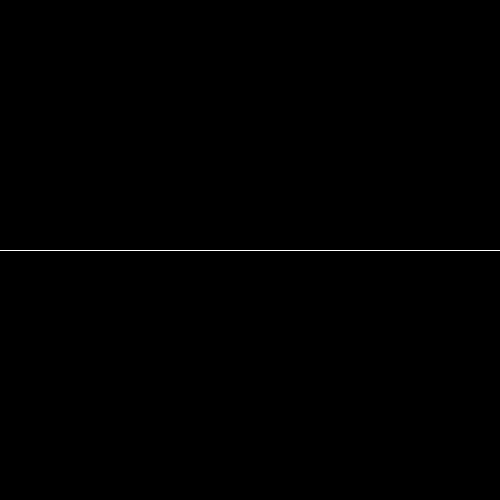
Frame 1 (no input)
Frame 60 (the mouse pressed at the canvas centre just before this capture): identical to frame 1, image omitted
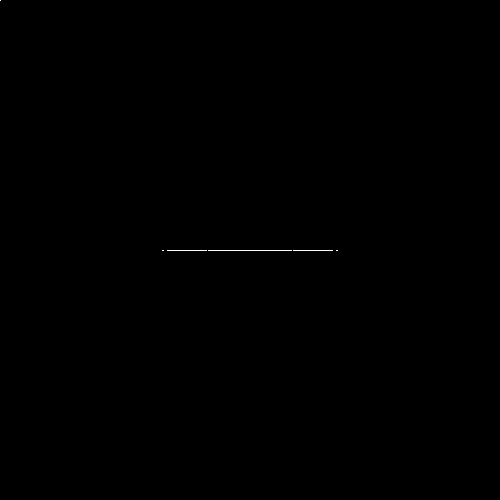
Frame 120 (the mouse held since frame 60 and released just before this capture)

The Processing sketch that drew these frames (run headless with seeded random() and noise(); from frame 60 on, the mouse is pressed at the canvas centre):

// Processing sketch: FlexiLine_Now
// ── FlexiLine_Now.pde
float[] x;
float[] y;
float[] dx;
float[] dy;
int num = 50000;
int a;
float ang;
float pow = 1;
//static final int sWidth = 500,
//sHeight = 500;, inset = 100;
//PGraphics colorArray;

static final color white = 0xFFFFFFFF, black = 0xFF000000;
//color c0 = color(255, 255, 255), c1 = color(0, 0, 0), cCurrent = c0;
//float lerp = 0;

//void initColorArray() {
//  
//}

void setup() {
//  size(sWidth, sHeight+inset);
  size(500, 500);
//  initColorArray();
  x = new float[num];
  y = new float[num];
  dx = new float[num];
  dy = new float[num];
  reset();
}

void reset() {
  for( a = 0 ; a < num; a++) {
    x[a] = a*float(width)/num;
    y[a] = height/2;
  }
  for(a = 0 ;a < num; a++) {
    dx[a] = dy[a] = 0;
  }
  background(0);
}


void mousePressed() {
  if(mouseButton == CENTER)
    reset();
}

void draw() {
//  if(mouseX > 0 & mouseX < width & mouseY > 0 & mouseY < height) {
  if(mousePressed & mouseButton != CENTER) {
    float k = pow;
    if(mouseButton == LEFT) k *= pow;
    else if(mouseButton == RIGHT) k *= -pow;
    for(a = 0; a < num; a++) {
      //ang = atan2(mouseY-y[a], mouseX-x[a]);
      float dist = dist(0, 0, mouseY-y[a], mouseX-x[a]);
//      dx[a] += k*cos(ang);
//      dy[a] += k*sin(ang);
      dx[a] += k*(mouseX-x[a])/dist;
      dy[a] += k*(mouseY-y[a])/dist;
    }
  }
//  }
  loadPixels();
  //uncolor your previous places
  for(a = 0; a < num; a++) {
    setAt(x[a], y[a], black);
  }
  //color new places
  for(a = 0; a < num; a++) {
    x[a] += dx[a] *= .98;
    y[a] += dy[a] *= .98;
//    int c = colorFor(a);
    setAt(x[a], y[a], white);
  }
  updatePixels();
//  stroke(white);
//  line(0, sHeight, sWidth, sHeight);
//  line(sWidth / 2, sHeight, sWidth/2, height);
//  showColorArray(0, sHeight, width/2, inset);
  println(frameRate);
}

int colorFor(int a) {
  colorMode(HSB);
  return color(map(atan2(dy[a], dx[a]), -PI, PI, 0, 255), 255, 128+(10*dist(0, 0, dx[a], dy[a]))%255);
}

void keyPressed() {
  if(key == ' ') {
    for(a = 0 ;a < num; a++) {
      dx[a] = dy[a] = 0;
    }
  }
  else if(key == 'r') {
    reset();
  }
}

//void showColorArray(int x, int y, int w, int h) {
//}

void setAt(int x, int y, int c) {
  if(x < 0 | x > width-1 | y < 0 | y > height-1) return;
  pixels[y*width+x] = c;
}

void setAt(float x, float y, int c) {
  setAt(int(x), int(y), c);
}
